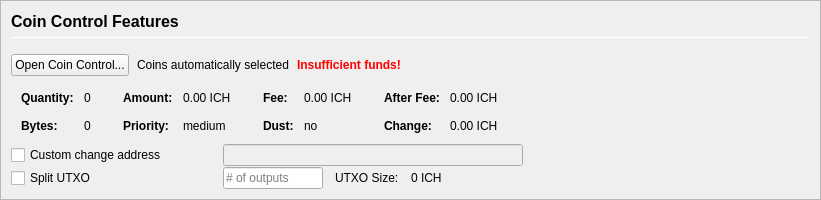
         <widget class="QFrame" name="frameCoinControl">
          <property name="sizePolicy">
           <sizepolicy hsizetype="Expanding" vsizetype="Expanding">
            <horstretch>0</horstretch>
            <verstretch>0</verstretch>
           </sizepolicy>
          </property>
          <property name="maximumSize">
           <size>
            <width>16777215</width>
            <height>16777215</height>
           </size>
          </property>
          <property name="frameShape">
           <enum>QFrame::StyledPanel</enum>
          </property>
          <property name="frameShadow">
           <enum>QFrame::Sunken</enum>
          </property>
          <layout class="QVBoxLayout" name="verticalLayoutCoinControl2">
           <property name="spacing">
            <number>0</number>
           </property>
           <property name="leftMargin">
            <number>0</number>
           </property>
           <property name="topMargin">
            <number>0</number>
           </property>
           <property name="rightMargin">
            <number>0</number>
           </property>
           <property name="bottomMargin">
            <number>0</number>
           </property>
           <item>
            <widget class="QFrame" name="frameCoinControl_BG">
             <layout class="QVBoxLayout" name="verticalLayoutCoinControl" stretch="0,0,0,0,0,0">
              <property name="spacing">
               <number>1</number>
              </property>
              <property name="leftMargin">
               <number>10</number>
              </property>
              <property name="topMargin">
               <number>10</number>
              </property>
              <item>
               <layout class="QHBoxLayout" name="horizontalLayoutCoinControl1">
                <property name="bottomMargin">
                 <number>15</number>
                </property>
                <item>
                 <layout class="QVBoxLayout" name="verticalLayout_3">
                  <property name="spacing">
                   <number>6</number>
                  </property>
                  <item>
                   <widget class="QLabel" name="labelCoinControlFeatures">
                    <property name="sizePolicy">
                     <sizepolicy hsizetype="Preferred" vsizetype="Maximum">
                      <horstretch>0</horstretch>
                      <verstretch>0</verstretch>
                     </sizepolicy>
                    </property>
                    <property name="minimumSize">
                     <size>
                      <width>0</width>
                      <height>20</height>
                     </size>
                    </property>
                    <property name="font">
                     <font>
                      <pointsize>12</pointsize>
                      <weight>75</weight>
                      <bold>true</bold>
                     </font>
                    </property>
                    <property name="styleSheet">
                     <string notr="true">font-weight:bold;</string>
                    </property>
                    <property name="text">
                     <string>Coin Control Features</string>
                    </property>
                   </widget>
                  </item>
                  <item>
                   <widget class="Line" name="line">
                    <property name="minimumSize">
                     <size>
                      <width>0</width>
                      <height>1</height>
                     </size>
                    </property>
                    <property name="maximumSize">
                     <size>
                      <width>16777215</width>
                      <height>1</height>
                     </size>
                    </property>
                    <property name="orientation">
                     <enum>Qt::Horizontal</enum>
                    </property>
                   </widget>
                  </item>
                 </layout>
                </item>
               </layout>
              </item>
              <item>
               <layout class="QHBoxLayout" name="horizontalLayoutCoinControl2" stretch="0,0,0,0">
                <property name="spacing">
                 <number>8</number>
                </property>
                <property name="bottomMargin">
                 <number>10</number>
                </property>
                <item>
                 <widget class="QPushButton" name="pushButtonCoinControl">
                  <property name="styleSheet">
                   <string notr="true"/>
                  </property>
                  <property name="text">
                   <string>Open Coin Control...</string>
                  </property>
                  <property name="autoDefault">
                   <bool>false</bool>
                  </property>
                 </widget>
                </item>
                <item>
                 <widget class="QLabel" name="labelCoinControlAutomaticallySelected">
                  <property name="text">
                   <string>Coins automatically selected</string>
                  </property>
                  <property name="margin">
                   <number>5</number>
                  </property>
                 </widget>
                </item>
                <item>
                 <widget class="QLabel" name="labelCoinControlInsuffFunds">
                  <property name="font">
                   <font>
                    <weight>75</weight>
                    <bold>true</bold>
                   </font>
                  </property>
                  <property name="styleSheet">
                   <string notr="true">color:red;font-weight:bold;</string>
                  </property>
                  <property name="text">
                   <string>Insufficient funds!</string>
                  </property>
                  <property name="margin">
                   <number>5</number>
                  </property>
                 </widget>
                </item>
                <item>
                 <spacer name="horizontalSpacerCoinControl">
                  <property name="orientation">
                   <enum>Qt::Horizontal</enum>
                  </property>
                  <property name="sizeHint" stdset="0">
                   <size>
                    <width>40</width>
                    <height>1</height>
                   </size>
                  </property>
                 </spacer>
                </item>
               </layout>
              </item>
              <item>
               <widget class="QWidget" name="widgetCoinControl" native="true">
                <property name="sizePolicy">
                 <sizepolicy hsizetype="Preferred" vsizetype="Preferred">
                  <horstretch>0</horstretch>
                  <verstretch>0</verstretch>
                 </sizepolicy>
                </property>
                <property name="minimumSize">
                 <size>
                  <width>0</width>
                  <height>0</height>
                 </size>
                </property>
                <property name="styleSheet">
                 <string notr="true"/>
                </property>
                <layout class="QHBoxLayout" name="horizontalLayoutCoinControl5">
                 <property name="leftMargin">
                  <number>0</number>
                 </property>
                 <property name="topMargin">
                  <number>0</number>
                 </property>
                 <property name="rightMargin">
                  <number>0</number>
                 </property>
                 <property name="bottomMargin">
                  <number>0</number>
                 </property>
                 <item>
                  <layout class="QHBoxLayout" name="horizontalLayoutCoinControl3" stretch="0,0,0,1">
                   <property name="spacing">
                    <number>20</number>
                   </property>
                   <property name="topMargin">
                    <number>0</number>
                   </property>
                   <property name="bottomMargin">
                    <number>10</number>
                   </property>
                   <item>
                    <layout class="QFormLayout" name="formLayoutCoinControl1">
                     <property name="horizontalSpacing">
                      <number>10</number>
                     </property>
                     <property name="verticalSpacing">
                      <number>14</number>
                     </property>
                     <property name="leftMargin">
                      <number>10</number>
                     </property>
                     <property name="topMargin">
                      <number>4</number>
                     </property>
                     <property name="rightMargin">
                      <number>6</number>
                     </property>
                     <item row="0" column="0">
                      <widget class="QLabel" name="labelCoinControlQuantityText">
                       <property name="font">
                        <font>
                         <weight>75</weight>
                         <bold>true</bold>
                        </font>
                       </property>
                       <property name="text">
                        <string>Quantity:</string>
                       </property>
                       <property name="margin">
                        <number>0</number>
                       </property>
                      </widget>
                     </item>
                     <item row="0" column="1">
                      <widget class="QLabel" name="labelCoinControlQuantity">
                       <property name="cursor">
                        <cursorShape>IBeamCursor</cursorShape>
                       </property>
                       <property name="contextMenuPolicy">
                        <enum>Qt::ActionsContextMenu</enum>
                       </property>
                       <property name="text">
                        <string notr="true">0</string>
                       </property>
                       <property name="margin">
                        <number>0</number>
                       </property>
                       <property name="textInteractionFlags">
                        <set>Qt::LinksAccessibleByMouse|Qt::TextSelectableByKeyboard|Qt::TextSelectableByMouse</set>
                       </property>
                      </widget>
                     </item>
                     <item row="1" column="0">
                      <widget class="QLabel" name="labelCoinControlBytesText">
                       <property name="font">
                        <font>
                         <weight>75</weight>
                         <bold>true</bold>
                        </font>
                       </property>
                       <property name="text">
                        <string>Bytes:</string>
                       </property>
                      </widget>
                     </item>
                     <item row="1" column="1">
                      <widget class="QLabel" name="labelCoinControlBytes">
                       <property name="cursor">
                        <cursorShape>IBeamCursor</cursorShape>
                       </property>
                       <property name="contextMenuPolicy">
                        <enum>Qt::ActionsContextMenu</enum>
                       </property>
                       <property name="text">
                        <string notr="true">0</string>
                       </property>
                       <property name="textInteractionFlags">
                        <set>Qt::LinksAccessibleByMouse|Qt::TextSelectableByKeyboard|Qt::TextSelectableByMouse</set>
                       </property>
                      </widget>
                     </item>
                    </layout>
                   </item>
                   <item>
                    <layout class="QFormLayout" name="formLayoutCoinControl2">
                     <property name="horizontalSpacing">
                      <number>10</number>
                     </property>
                     <property name="verticalSpacing">
                      <number>14</number>
                     </property>
                     <property name="leftMargin">
                      <number>6</number>
                     </property>
                     <property name="topMargin">
                      <number>4</number>
                     </property>
                     <property name="rightMargin">
                      <number>6</number>
                     </property>
                     <item row="0" column="0">
                      <widget class="QLabel" name="labelCoinControlAmountText">
                       <property name="font">
                        <font>
                         <weight>75</weight>
                         <bold>true</bold>
                        </font>
                       </property>
                       <property name="text">
                        <string>Amount:</string>
                       </property>
                       <property name="margin">
                        <number>0</number>
                       </property>
                      </widget>
                     </item>
                     <item row="0" column="1">
                      <widget class="QLabel" name="labelCoinControlAmount">
                       <property name="cursor">
                        <cursorShape>IBeamCursor</cursorShape>
                       </property>
                       <property name="contextMenuPolicy">
                        <enum>Qt::ActionsContextMenu</enum>
                       </property>
                       <property name="text">
                        <string notr="true">0.00 ICH</string>
                       </property>
                       <property name="textInteractionFlags">
                        <set>Qt::LinksAccessibleByMouse|Qt::TextSelectableByKeyboard|Qt::TextSelectableByMouse</set>
                       </property>
                      </widget>
                     </item>
                     <item row="1" column="0">
                      <widget class="QLabel" name="labelCoinControlPriorityText">
                       <property name="font">
                        <font>
                         <weight>75</weight>
                         <bold>true</bold>
                        </font>
                       </property>
                       <property name="text">
                        <string>Priority:</string>
                       </property>
                      </widget>
                     </item>
                     <item row="1" column="1">
                      <widget class="QLabel" name="labelCoinControlPriority">
                       <property name="cursor">
                        <cursorShape>IBeamCursor</cursorShape>
                       </property>
                       <property name="contextMenuPolicy">
                        <enum>Qt::ActionsContextMenu</enum>
                       </property>
                       <property name="text">
                        <string>medium</string>
                       </property>
                       <property name="textInteractionFlags">
                        <set>Qt::LinksAccessibleByMouse|Qt::TextSelectableByKeyboard|Qt::TextSelectableByMouse</set>
                       </property>
                      </widget>
                     </item>
                    </layout>
                   </item>
                   <item>
                    <layout class="QFormLayout" name="formLayoutCoinControl3">
                     <property name="horizontalSpacing">
                      <number>10</number>
                     </property>
                     <property name="verticalSpacing">
                      <number>14</number>
                     </property>
                     <property name="leftMargin">
                      <number>6</number>
                     </property>
                     <property name="topMargin">
                      <number>4</number>
                     </property>
                     <property name="rightMargin">
                      <number>6</number>
                     </property>
                     <item row="0" column="0">
                      <widget class="QLabel" name="labelCoinControlFeeText">
                       <property name="font">
                        <font>
                         <weight>75</weight>
                         <bold>true</bold>
                        </font>
                       </property>
                       <property name="text">
                        <string>Fee:</string>
                       </property>
                       <property name="margin">
                        <number>0</number>
                       </property>
                      </widget>
                     </item>
                     <item row="0" column="1">
                      <widget class="QLabel" name="labelCoinControlFee">
                       <property name="cursor">
                        <cursorShape>IBeamCursor</cursorShape>
                       </property>
                       <property name="contextMenuPolicy">
                        <enum>Qt::ActionsContextMenu</enum>
                       </property>
                       <property name="text">
                        <string notr="true">0.00 ICH</string>
                       </property>
                       <property name="textInteractionFlags">
                        <set>Qt::LinksAccessibleByMouse|Qt::TextSelectableByKeyboard|Qt::TextSelectableByMouse</set>
                       </property>
                      </widget>
                     </item>
                     <item row="1" column="0">
                      <widget class="QLabel" name="labelCoinControlLowOutputText">
                       <property name="font">
                        <font>
                         <weight>75</weight>
                         <bold>true</bold>
                        </font>
                       </property>
                       <property name="text">
                        <string>Dust:</string>
                       </property>
                      </widget>
                     </item>
                     <item row="1" column="1">
                      <widget class="QLabel" name="labelCoinControlLowOutput">
                       <property name="cursor">
                        <cursorShape>IBeamCursor</cursorShape>
                       </property>
                       <property name="contextMenuPolicy">
                        <enum>Qt::ActionsContextMenu</enum>
                       </property>
                       <property name="text">
                        <string>no</string>
                       </property>
                       <property name="textInteractionFlags">
                        <set>Qt::LinksAccessibleByMouse|Qt::TextSelectableByKeyboard|Qt::TextSelectableByMouse</set>
                       </property>
                      </widget>
                     </item>
                    </layout>
                   </item>
                   <item>
                    <layout class="QFormLayout" name="formLayoutCoinControl4">
                     <property name="horizontalSpacing">
                      <number>10</number>
                     </property>
                     <property name="verticalSpacing">
                      <number>14</number>
                     </property>
                     <property name="leftMargin">
                      <number>6</number>
                     </property>
                     <property name="topMargin">
                      <number>4</number>
                     </property>
                     <property name="rightMargin">
                      <number>6</number>
                     </property>
                     <item row="0" column="0">
                      <widget class="QLabel" name="labelCoinControlAfterFeeText">
                       <property name="font">
                        <font>
                         <weight>75</weight>
                         <bold>true</bold>
                        </font>
                       </property>
                       <property name="text">
                        <string>After Fee:</string>
                       </property>
                       <property name="margin">
                        <number>0</number>
                       </property>
                      </widget>
                     </item>
                     <item row="0" column="1">
                      <widget class="QLabel" name="labelCoinControlAfterFee">
                       <property name="cursor">
                        <cursorShape>IBeamCursor</cursorShape>
                       </property>
                       <property name="contextMenuPolicy">
                        <enum>Qt::ActionsContextMenu</enum>
                       </property>
                       <property name="text">
                        <string notr="true">0.00 ICH</string>
                       </property>
                       <property name="textInteractionFlags">
                        <set>Qt::LinksAccessibleByMouse|Qt::TextSelectableByKeyboard|Qt::TextSelectableByMouse</set>
                       </property>
                      </widget>
                     </item>
                     <item row="1" column="0">
                      <widget class="QLabel" name="labelCoinControlChangeText">
                       <property name="font">
                        <font>
                         <weight>75</weight>
                         <bold>true</bold>
                        </font>
                       </property>
                       <property name="text">
                        <string>Change:</string>
                       </property>
                      </widget>
                     </item>
                     <item row="1" column="1">
                      <widget class="QLabel" name="labelCoinControlChange">
                       <property name="cursor">
                        <cursorShape>IBeamCursor</cursorShape>
                       </property>
                       <property name="contextMenuPolicy">
                        <enum>Qt::ActionsContextMenu</enum>
                       </property>
                       <property name="text">
                        <string notr="true">0.00 ICH</string>
                       </property>
                       <property name="textInteractionFlags">
                        <set>Qt::LinksAccessibleByMouse|Qt::TextSelectableByKeyboard|Qt::TextSelectableByMouse</set>
                       </property>
                      </widget>
                     </item>
                    </layout>
                   </item>
                  </layout>
                 </item>
                </layout>
               </widget>
              </item>
              <item>
               <layout class="QHBoxLayout" name="horizontalLayoutCoinControl4">
                <property name="spacing">
                 <number>12</number>
                </property>
                <property name="sizeConstraint">
                 <enum>QLayout::SetDefaultConstraint</enum>
                </property>
                <property name="topMargin">
                 <number>0</number>
                </property>
                <property name="rightMargin">
                 <number>0</number>
                </property>
                <item>
                 <widget class="QCheckBox" name="checkBoxCoinControlChange">
                  <property name="sizePolicy">
                   <sizepolicy hsizetype="Preferred" vsizetype="Preferred">
                    <horstretch>0</horstretch>
                    <verstretch>0</verstretch>
                   </sizepolicy>
                  </property>
                  <property name="minimumSize">
                   <size>
                    <width>200</width>
                    <height>0</height>
                   </size>
                  </property>
                  <property name="maximumSize">
                   <size>
                    <width>200</width>
                    <height>16777215</height>
                   </size>
                  </property>
                  <property name="toolTip">
                   <string>If this is activated, but the change address is empty or invalid, change will be sent to a newly generated address.</string>
                  </property>
                  <property name="text">
                   <string>Custom change address</string>
                  </property>
                 </widget>
                </item>
                <item>
                 <widget class="QValidatedLineEdit" name="lineEditCoinControlChange">
                  <property name="enabled">
                   <bool>false</bool>
                  </property>
                  <property name="sizePolicy">
                   <sizepolicy hsizetype="Preferred" vsizetype="Preferred">
                    <horstretch>0</horstretch>
                    <verstretch>0</verstretch>
                   </sizepolicy>
                  </property>
                  <property name="minimumSize">
                   <size>
                    <width>300</width>
                    <height>0</height>
                   </size>
                  </property>
                 </widget>
                </item>
                <item>
                 <widget class="QLabel" name="labelCoinControlChangeLabel">
                  <property name="sizePolicy">
                   <sizepolicy hsizetype="Preferred" vsizetype="Preferred">
                    <horstretch>0</horstretch>
                    <verstretch>0</verstretch>
                   </sizepolicy>
                  </property>
                  <property name="minimumSize">
                   <size>
                    <width>100</width>
                    <height>0</height>
                   </size>
                  </property>
                  <property name="text">
                   <string/>
                  </property>
                  <property name="margin">
                   <number>3</number>
                  </property>
                 </widget>
                </item>
               </layout>
              </item>
              <item>
               <layout class="QHBoxLayout" name="horizontalLayoutCoinControl6">
                <property name="spacing">
                 <number>12</number>
                </property>
                <property name="rightMargin">
                 <number>0</number>
                </property>
                <item>
                 <widget class="QCheckBox" name="splitBlockCheckBox">
                  <property name="sizePolicy">
                   <sizepolicy hsizetype="Preferred" vsizetype="Preferred">
                    <horstretch>0</horstretch>
                    <verstretch>0</verstretch>
                   </sizepolicy>
                  </property>
                  <property name="minimumSize">
                   <size>
                    <width>200</width>
                    <height>0</height>
                   </size>
                  </property>
                  <property name="maximumSize">
                   <size>
                    <width>200</width>
                    <height>16777215</height>
                   </size>
                  </property>
                  <property name="text">
                   <string>Split UTXO</string>
                  </property>
                 </widget>
                </item>
                <item>
                 <widget class="QLineEdit" name="splitBlockLineEdit">
                  <property name="sizePolicy">
                   <sizepolicy hsizetype="Preferred" vsizetype="Preferred">
                    <horstretch>50</horstretch>
                    <verstretch>0</verstretch>
                   </sizepolicy>
                  </property>
                  <property name="minimumSize">
                   <size>
                    <width>100</width>
                    <height>0</height>
                   </size>
                  </property>
                  <property name="maximumSize">
                   <size>
                    <width>100</width>
                    <height>16777215</height>
                   </size>
                  </property>
                  <property name="placeholderText">
                   <string># of outputs</string>
                  </property>
                 </widget>
                </item>
                <item>
                 <widget class="QLabel" name="labelBlockSizeText">
                  <property name="text">
                   <string>UTXO Size:</string>
                  </property>
                 </widget>
                </item>
                <item>
                 <widget class="QLabel" name="labelBlockSize">
                  <property name="text">
                   <string>0 ICH</string>
                  </property>
                 </widget>
                </item>
                <item>
                 <spacer name="horizontalSpacer_7">
                  <property name="orientation">
                   <enum>Qt::Horizontal</enum>
                  </property>
                  <property name="sizeHint" stdset="0">
                   <size>
                    <width>40</width>
                    <height>20</height>
                   </size>
                  </property>
                 </spacer>
                </item>
               </layout>
              </item>
              <item>
               <spacer name="verticalSpacerCoinControl">
                <property name="orientation">
                 <enum>Qt::Vertical</enum>
                </property>
                <property name="sizeHint" stdset="0">
                 <size>
                  <width>800</width>
                  <height>1</height>
                 </size>
                </property>
               </spacer>
              </item>
             </layout>
            </widget>
           </item>
          </layout>
         </widget>
